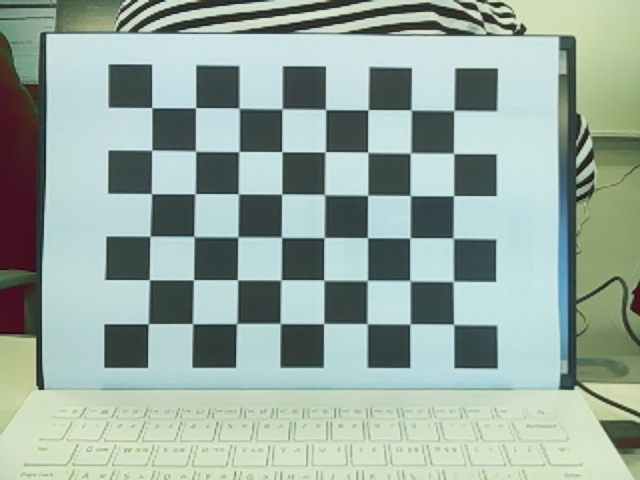
#> input picture calib_img/1.jpg, 640 x 480 px; its folder holds only this picture in this run
$ python calibration.py
#> lines starting #> are read from the running program, lines starting #| are printed output that depends on the picture; after the words box and inside, x2 and y2 are one past the last pixel; in counts of white or black regions, pixels touching at a corner belong together; long printed decimals are rounded
import numpy as np
import cv2
from glob import glob

def calibrate_camera(img_path, chessboard_size=(8, 6)):
#> called with img_path = './calib_img', chessboard_size = (8, 6)
    obj_points = [] # 3D 좌표 공간의 점들 (체스보드의 코너들)
    img_points = [] # 이미지 평면의 점들 (체스보드의 코너들)

 # 코너 검출 기준 설정
    criteria = (cv2.TERM_CRITERIA_EPS + cv2.TERM_CRITERIA_MAX_ITER, 30, 0.001)

 # 3D 체커보드 좌표 초기화
    objp = np.zeros((chessboard_size[0] * chessboard_size[1], 3), np.float32)
    objp[:, :2] = np.mgrid[0:chessboard_size[0], 0:chessboard_size[1]].T.reshape(-1,
2)
 # 이미지 파일 경로들 읽기
    images = glob(img_path + '/*.jpg')

    for image in images:
        img = cv2.imread(image)
#> img is the input picture: shape (480, 640, 3); mean B, G, R 160.6, 170.4, 151.8
        gray = cv2.cvtColor(img, cv2.COLOR_BGR2GRAY)
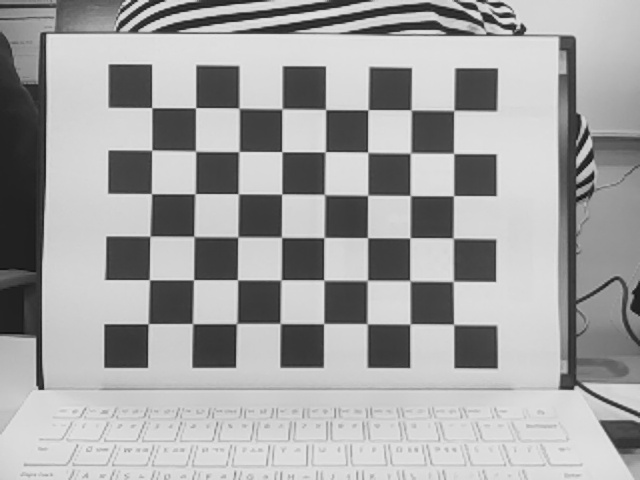
#> gray: shape (480, 640); min 11, max 230, mean 163.7

 # 체커보드 코너 찾기
        ret, corners = cv2.findChessboardCorners(gray, chessboard_size,
cv2.CALIB_CB_ADAPTIVE_THRESH + cv2.CALIB_CB_FAST_CHECK +
cv2.CALIB_CB_NORMALIZE_IMAGE)
#> ret = True; corners = 48 rows, first 8: [151.7, 107.6], [195.6, 107.7], [238.7, 108], [281.9, 109], [325.7, 109.6], [368.1, 109.8], [410.7, 109.8], [453.9, 110.4]

        if ret:
            obj_points.append(objp) # 3D 점 추가
            corners2 = cv2.cornerSubPix(gray, corners, (11, 11), (-1, -1), criteria)
#> corners2 = 48 rows, first 8: [151.7, 107.6], [195.6, 107.7], [239.1, 108.1], [281.9, 108.8], [325.5, 109.5], [368, 109.7], [411.2, 109.8], [453.8, 110.4]

    # 코너 정밀화
            img_points.append(corners2) # 2D 점 추가

    # 이미지에 체커보드 코너 그리기
            img = cv2.drawChessboardCorners(img, chessboard_size, corners2, ret)
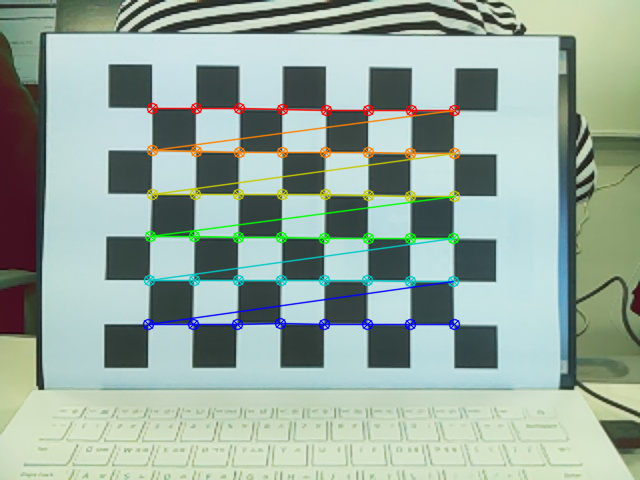
#> img: shape (480, 640, 3); 4.48% of pixels changed, all inside (x1, y1, x2, y2) = (142, 102, 461, 331)

        cv2.imshow('img', img) # 이미지 표시
        cv2.waitKey(500) # 0.5초 대기
    cv2.destroyAllWindows()
 # 카메라 캘리브레이션 실행
    ret, camera_matrix, distortion_coefficients, rvecs, tvecs = cv2.calibrateCamera(obj_points, img_points, gray.shape[::-1], None, None)
#> ret = 0.311; camera_matrix = [[2195, 0, 388.3], [0, 2193.2, 262.8], [0, 0, 1]]; distortion_coefficients = [[2.53, -131.8, 0.0359, 0.0339, 3739]]; rvecs = ([-0.0847, -0.0538, 0.00558],); tvecs = ([-5.47, -3.62, 51.09],)
    return ret, camera_matrix, distortion_coefficients, rvecs, tvecs

if __name__ == "__main__":
 # 체커보드 이미지가 저장된 폴더
    img_path = './calib_img'
    ret, camera_matrix, distortion_coefficients, rvecs, tvecs = calibrate_camera(img_path)
#> ret = 0.311; camera_matrix = [[2195, 0, 388.3], [0, 2193.2, 262.8], [0, 0, 1]]; distortion_coefficients = [[2.53, -131.8, 0.0359, 0.0339, 3739]]; rvecs = ([-0.0847, -0.0538, 0.00558],); tvecs = ([-5.47, -3.62, 51.09],)

    if ret:
        print("Camera Matrix : \n", camera_matrix)
#| Camera Matrix :
#|  [[2.19499277e+03 0.00000000e+00 3.88335667e+02]
#|  [0.00000000e+00 2.19319292e+03 2.62831005e+02]
#|  [0.00000000e+00 0.00000000e+00 1.00000000e+00]]
        print("\nDistortion Coefficients : \n", distortion_coefficients)
#| Distortion Coefficients :
#|  [[ 2.52834754e+00 -1.31833366e+02  3.59086342e-02  3.38701691e-02
#|    3.73902192e+03]]

 # 카메라 캘리브레이션 결과 저장 경로 설정 및 저장
        np.savez("./camera_calibration.npz", camera_matrix=camera_matrix,
distortion_coefficients=distortion_coefficients, rvecs=rvecs, tvecs=tvecs)

$ run again, on calib_img/4.jpg
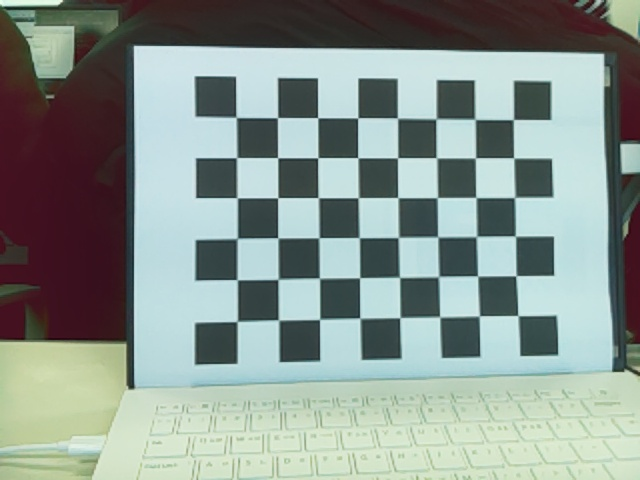
#> input picture calib_img/4.jpg, 640 x 480 px
#> in calibrate_camera, img is the input picture: shape (480, 640, 3); mean B, G, R 143.5, 149.6, 137.7
#> in calibrate_camera, `gray = cv2.cvtColor(img, cv2.COLOR_BGR2GRAY)`:
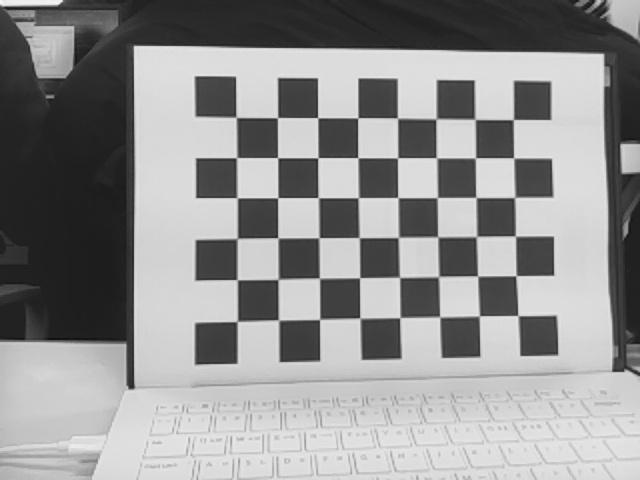
#> gray: shape (480, 640); min 16, max 246, mean 145.3
#> in calibrate_camera, `ret, corners = cv2.findChessboardCorners(gray, chessboard_size, cv2.CA..`: ret = True; corners = 48 rows, first 8: [236.2, 117.3], [277.5, 117.7], [317.7, 117.7], [357.9, 118], [397.3, 117.9], [435.7, 119.3], [475.1, 119.3], [513.3, 119.6]
#> corners2 = 48 rows, first 8: [236.2, 117.4], [277.5, 117.6], [317.7, 117.7], [357.8, 117.8], [397.5, 118.1], [436.1, 118.8], [474.9, 119.3], [513.4, 119.6]
#> in calibrate_camera, `img = cv2.drawChessboardCorners(img, chessboard_size, corners2, ret)`:
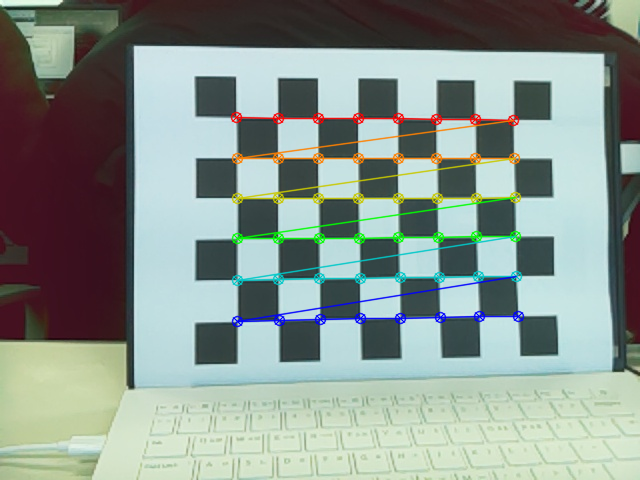
#> img: shape (480, 640, 3); 4.2% of pixels changed, all inside (x1, y1, x2, y2) = (230, 111, 525, 328)
#> in calibrate_camera, `ret, camera_matrix, distortion_coefficients, rvecs, tvecs = cv2.calibr..`: ret = 0.292; camera_matrix = [[215.1, 0, 219.2], [0, 210.2, 190.1], [0, 0, 1]]; distortion_coefficients = [[0.0256, -0.0127, 0.000545, -0.00229, 0.00307]]; rvecs = ([-0.0105, -0.0411, -0.00279],); tvecs = ([0.421, -1.81, 5.21],)
#> `ret, camera_matrix, distortion_coefficients, rvecs, tvecs = calibrate_..`: ret = 0.292; camera_matrix = [[215.1, 0, 219.2], [0, 210.2, 190.1], [0, 0, 1]]; distortion_coefficients = [[0.0256, -0.0127, 0.000545, -0.00229, 0.00307]]; rvecs = ([-0.0105, -0.0411, -0.00279],); tvecs = ([0.421, -1.81, 5.21],)
#| Camera Matrix :
#|  [[215.107   0.         219.159]
#|  [  0.         210.239 190.118]
#|  [  0.           0.           1.        ]]
#| Distortion Coefficients :
#|  [[ 0.0256   -0.01274  0.0005447 -0.002287  0.003068 ]]

$ run again, on calib_img/5.jpg
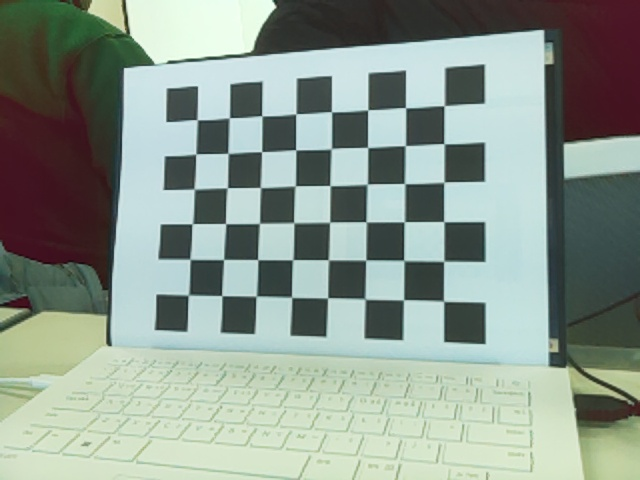
#> input picture calib_img/5.jpg, 640 x 480 px
#> in calibrate_camera, img is the input picture: shape (480, 640, 3); mean B, G, R 143.3, 153.4, 140.7
#> in calibrate_camera, `gray = cv2.cvtColor(img, cv2.COLOR_BGR2GRAY)`:
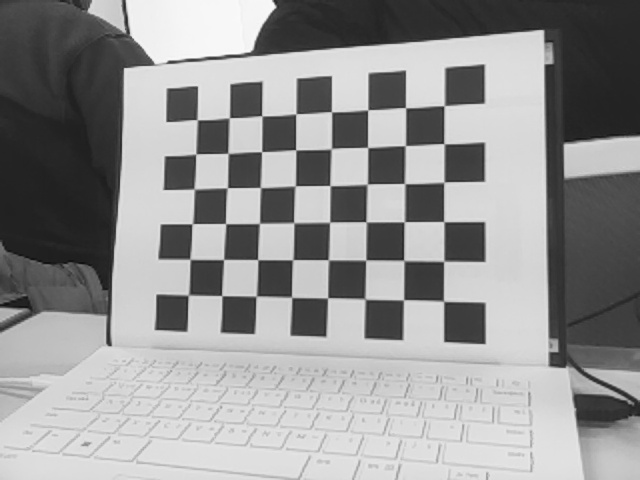
#> gray: shape (480, 640); min 16, max 251, mean 148.5
#> in calibrate_camera, `ret, corners = cv2.findChessboardCorners(gray, chessboard_size, cv2.CA..`: ret = True; corners = 48 rows, first 8: [198.4, 119.6], [228.8, 117.5], [262.4, 115.6], [295.6, 113.6], [332.6, 111.4], [367.8, 109.7], [405.7, 107.5], [443.4, 105.1]
#> corners2 = 48 rows, first 8: [197.2, 119.7], [229.3, 117.8], [261.8, 115.8], [295.8, 113.8], [331.5, 111.7], [367.7, 109.8], [405.6, 107.7], [444.2, 105.6]
#> in calibrate_camera, `img = cv2.drawChessboardCorners(img, chessboard_size, corners2, ret)`:
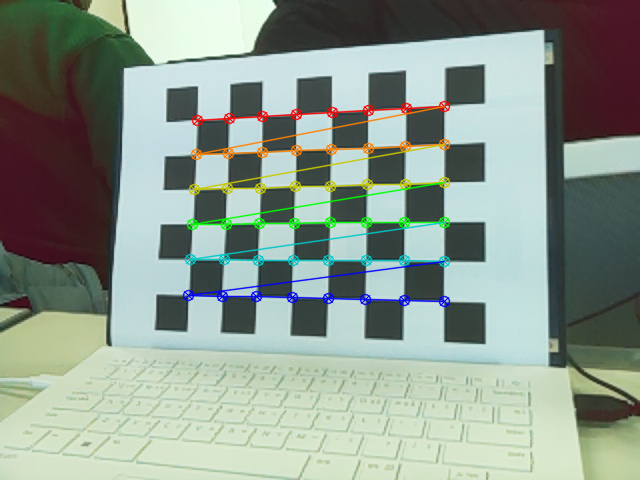
#> img: shape (480, 640, 3); 3.9% of pixels changed, all inside (x1, y1, x2, y2) = (182, 100, 451, 308)
#> in calibrate_camera, `ret, camera_matrix, distortion_coefficients, rvecs, tvecs = cv2.calibr..`: ret = 0.366; camera_matrix = [[585.9, 0, 334.3], [0, 581.3, 233.3], [0, 0, 1]]; distortion_coefficients = [[0.035, 3.84, 0.00487, -0.0164, -38.09]]; rvecs = ([-0.0939, 0.289, 0.00954],); tvecs = ([-3.89, -3.26, 16.91],)
#> `ret, camera_matrix, distortion_coefficients, rvecs, tvecs = calibrate_..`: ret = 0.366; camera_matrix = [[585.9, 0, 334.3], [0, 581.3, 233.3], [0, 0, 1]]; distortion_coefficients = [[0.035, 3.84, 0.00487, -0.0164, -38.09]]; rvecs = ([-0.0939, 0.289, 0.00954],); tvecs = ([-3.89, -3.26, 16.91],)
#| Camera Matrix :
#|  [[585.877   0.         334.339  ]
#|  [  0.         581.294  233.306]
#|  [  0.           0.           1.        ]]
#| Distortion Coefficients :
#|  [[ 3.50481982e-02  3.83864772e+00  4.86871640e-03 -1.64060739e-02
#|   -3.80904010e+01]]

$ run again, on calib_img/6.jpg
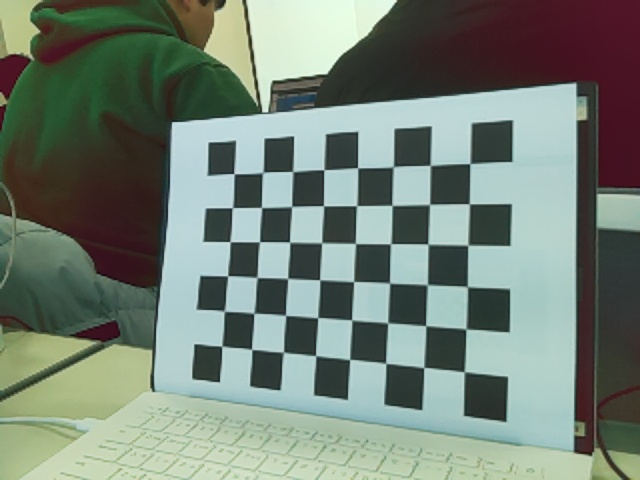
#> input picture calib_img/6.jpg, 640 x 480 px
#> in calibrate_camera, img is the input picture: shape (480, 640, 3); mean B, G, R 118, 129.2, 116.4
#> in calibrate_camera, `gray = cv2.cvtColor(img, cv2.COLOR_BGR2GRAY)`:
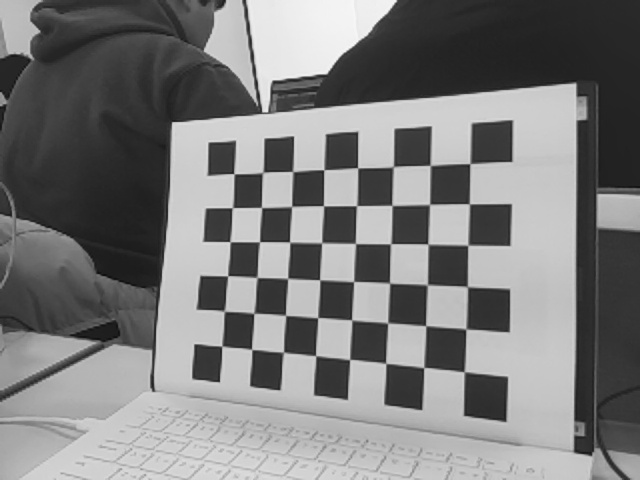
#> gray: shape (480, 640); min 13, max 248, mean 124.1
#> in calibrate_camera, `ret, corners = cv2.findChessboardCorners(gray, chessboard_size, cv2.CA..`: ret = True; corners = 48 rows, first 8: [233.9, 173.7], [263, 172.2], [292.6, 171.5], [323.8, 169.9], [357.6, 167.7], [393.5, 166.4], [430.3, 165.5], [469.7, 163.8]
#> corners2 = 48 rows, first 8: [233.8, 173.7], [262.8, 172.5], [292.8, 171.6], [323.8, 169.7], [357.6, 167.8], [393.3, 166.7], [430.2, 165.4], [469.9, 163.6]
#> in calibrate_camera, `img = cv2.drawChessboardCorners(img, chessboard_size, corners2, ret)`:
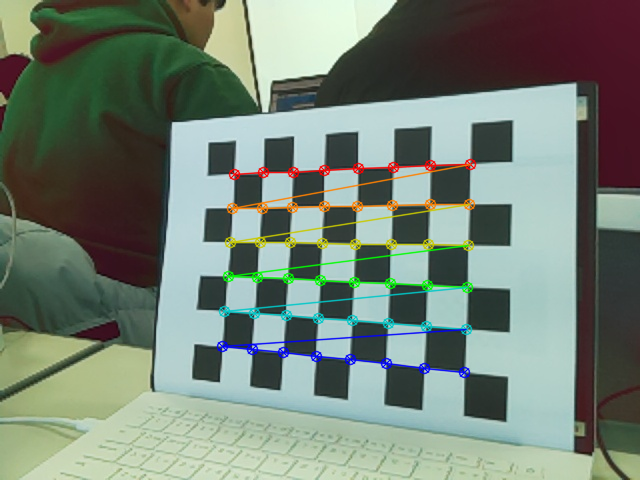
#> img: shape (480, 640, 3); 3.79% of pixels changed, all inside (x1, y1, x2, y2) = (216, 158, 477, 379)
#> in calibrate_camera, `ret, camera_matrix, distortion_coefficients, rvecs, tvecs = cv2.calibr..`: ret = 0.342; camera_matrix = [[1006.8, 0, 301.2], [0, 832.7, 131.1], [0, 0, 1]]; distortion_coefficients = [[0.73, -5.57, -0.0381, -0.0647, 20.79]]; rvecs = ([-0.127, 0.754, -0.0233],); tvecs = ([-1.65, 1.28, 25],)
#> `ret, camera_matrix, distortion_coefficients, rvecs, tvecs = calibrate_..`: ret = 0.342; camera_matrix = [[1006.8, 0, 301.2], [0, 832.7, 131.1], [0, 0, 1]]; distortion_coefficients = [[0.73, -5.57, -0.0381, -0.0647, 20.79]]; rvecs = ([-0.127, 0.754, -0.0233],); tvecs = ([-1.65, 1.28, 25],)
#| Camera Matrix :
#|  [[1.00676558e+03 0.00000000e+00 3.01192689e+02]
#|  [0.00000000e+00 8.32685015e+02 1.31097186e+02]
#|  [0.00000000e+00 0.00000000e+00 1.00000000e+00]]
#| Distortion Coefficients :
#|  [[ 0.7299  -5.571 -0.03809 -0.06472 20.791]]

$ run again, on calib_img/10.jpg
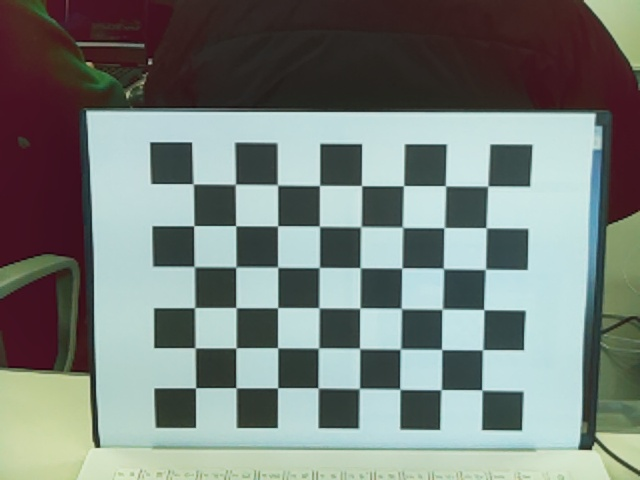
#> input picture calib_img/10.jpg, 640 x 480 px
#> in calibrate_camera, img is the input picture: shape (480, 640, 3); mean B, G, R 123, 128, 119.7
#> in calibrate_camera, `gray = cv2.cvtColor(img, cv2.COLOR_BGR2GRAY)`:
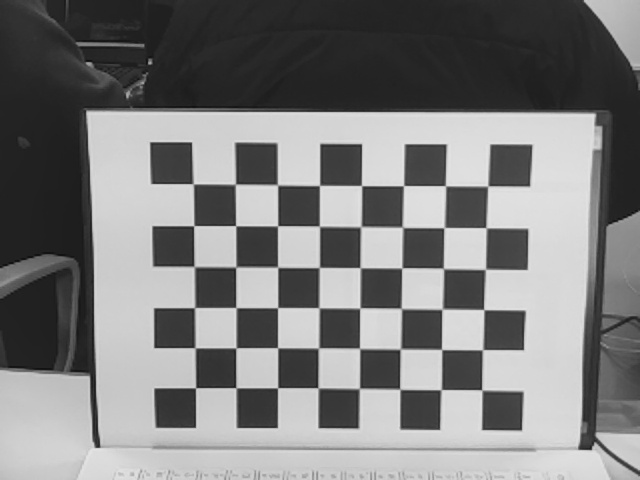
#> gray: shape (480, 640); min 12, max 229, mean 124.9
#> in calibrate_camera, `ret, corners = cv2.findChessboardCorners(gray, chessboard_size, cv2.CA..`: ret = True; corners = 48 rows, first 8: [193, 183.8], [235.5, 184], [277.7, 185.1], [319.4, 185.5], [361.5, 185.5], [403.6, 185.6], [445.4, 185.8], [488, 186]
#> corners2 = 48 rows, first 8: [193.2, 183.8], [235.4, 184.3], [277.5, 184.9], [319.5, 185.5], [361.5, 185.6], [403.6, 185.7], [445.5, 185.8], [487.8, 186]
#> in calibrate_camera, `img = cv2.drawChessboardCorners(img, chessboard_size, corners2, ret)`:
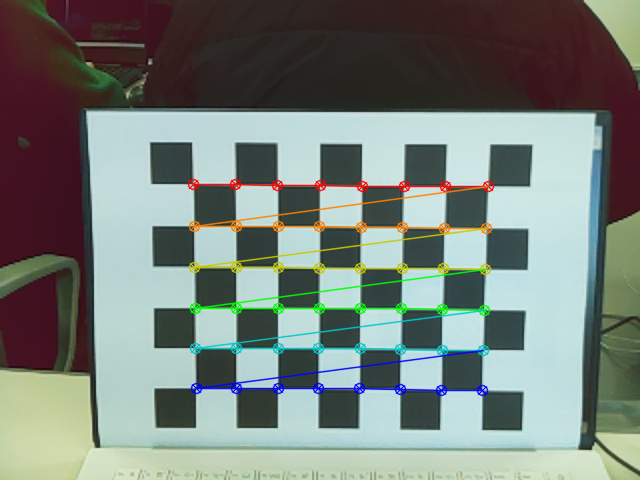
#> img: shape (480, 640, 3); 4.33% of pixels changed, all inside (x1, y1, x2, y2) = (187, 178, 495, 397)
#> in calibrate_camera, `ret, camera_matrix, distortion_coefficients, rvecs, tvecs = cv2.calibr..`: ret = 0.324; camera_matrix = [[3157, 0, 356.8], [0, 3314.6, 241.8], [0, 0, 1]]; distortion_coefficients = [[4.67, -591.7, -0.0346, 0.0105, -3.93]]; rvecs = ([0.345, -0.0119, 0.00941],); tvecs = ([-3.89, -1.31, 75.74],)
#> `ret, camera_matrix, distortion_coefficients, rvecs, tvecs = calibrate_..`: ret = 0.324; camera_matrix = [[3157, 0, 356.8], [0, 3314.6, 241.8], [0, 0, 1]]; distortion_coefficients = [[4.67, -591.7, -0.0346, 0.0105, -3.93]]; rvecs = ([0.345, -0.0119, 0.00941],); tvecs = ([-3.89, -1.31, 75.74],)
#| Camera Matrix :
#|  [[3.15701719e+03 0.00000000e+00 3.56780569e+02]
#|  [0.00000000e+00 3.31456645e+03 2.41808425e+02]
#|  [0.00000000e+00 0.00000000e+00 1.00000000e+00]]
#| Distortion Coefficients :
#|  [[ 4.67211334e+00 -5.91661239e+02 -3.46246278e-02  1.05301701e-02
#|   -3.93378710e+00]]
